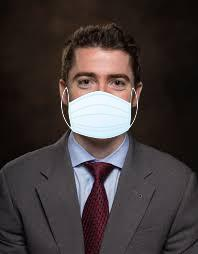
#> input picture Estudo/imgs/82-with-mask.jpg, 198 x 254 px
$ python usandoOpencv.py
#> lines starting #> are read from the running program, lines starting #| are printed output that depends on the picture
# -*- coding: utf-8 -*-
"""
Created on Thu Sep  3 12:53:43 2020

@author: Vinícius
"""
# Importação das bibliotecas
import numpy as np
import cv2
from matplotlib import pyplot as plt

#Função para plotagem de uma imagem utilizando Opencv e matplotlib;
def showImage(img):
    #Transforma a orientação de BGR para RGB, evitando que a imagem fique azulada.
    img = cv2.cvtColor(img, cv2.COLOR_BGR2RGB)
    plt.imshow(img)
    plt.show()

#Função que obtém e retorna os valores BGR de um pixel.
def getColor(img, y, x):
    return img.item(y, x, 0), img.item(y,x,1), img.item(y, x, 2)

#Função que altera os valores BGR de um pixel.
def setColor(img, b, g, r, y, x):
    img.itemset((y, x, 0), b)
    img.itemset((y, x, 1), g)
    img.itemset((y, x, 2), r)

    return img

def main():
    #Leitura da imagem, parâmetro "0" a transforma em grayscale.
    obj_img = cv2.imread("imgs/82-with-mask.jpg")
#> obj_img is the input picture: shape (254, 198, 3); mean B, G, R 57.7, 57.9, 67
    altura, largura, canais = obj_img.shape
#> altura = 254; largura = 198; canais = 3

    for y in range(altura):
        for x in range(largura):
            #Pegando informações de azul, verde e vermelho de cada pixel da imagem.

            # azul = obj_img.item(y, x, 0)
            # verde = obj_img.item(y, x, 1)
            # vermelho = obj_img.item(y, x, 2)

            #Pegando essas informações de cada pixel através de uma função.
            azul, verde, vermelho = getColor(obj_img, y, x)

            #Trocando os valores verde e vermelho por valores nulos, deixando apenas o azul em cada pixel.
            # obj_img.itemset((y, x, 1), 0)
            # obj_img.itemset((y, x, 2), 0)

            #Trocando os valores verde e azul por valores nulos, deixando apenas o vermelho anteriormente adquirido pela função getColor
            #Tudo isso através de uma nova função
            # obj_img = setColor(obj_img, 0, 0, vermelho, y, x)

            #Recortando uma área específica da imagem.
            mask_img = obj_img[80: 80 + 60, 50: 50 + 100]

    cv2.imwrite("82-with-mask-red.jpg", obj_img)
    #Chamar a função para plotagem da imagem.
    showImage(obj_img)
    #Chamando a função para a plotagem da área recortada da imagem.
    showImage(mask_img)
#> in showImage (call 2), `img = cv2.cvtColor(img, cv2.COLOR_BGR2RGB)`:
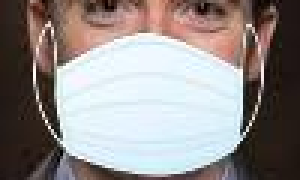
#> img: shape (60, 100, 3) (shown 3 times larger); mean R, G, B 146.1, 139.7, 138.3

main()
